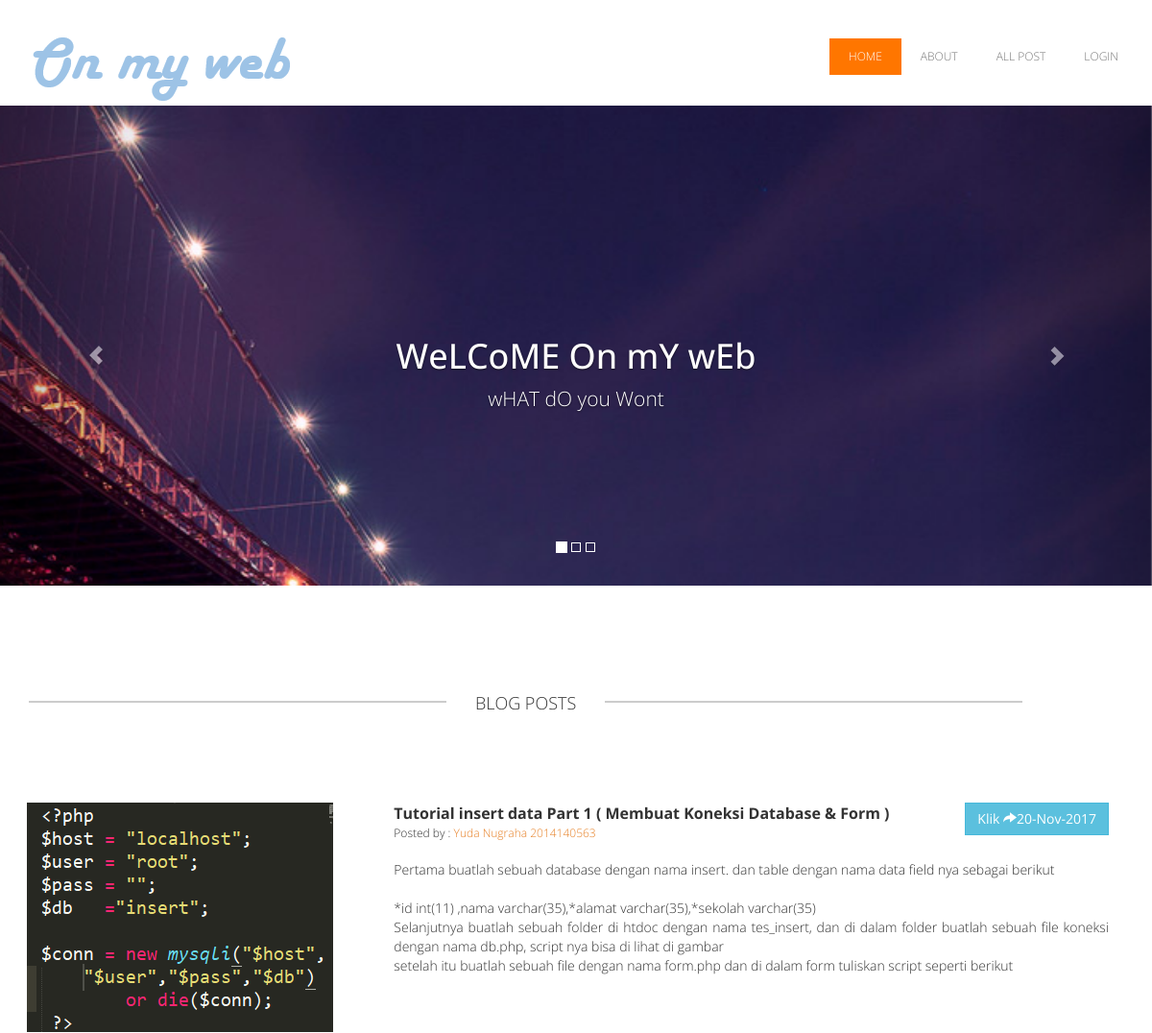
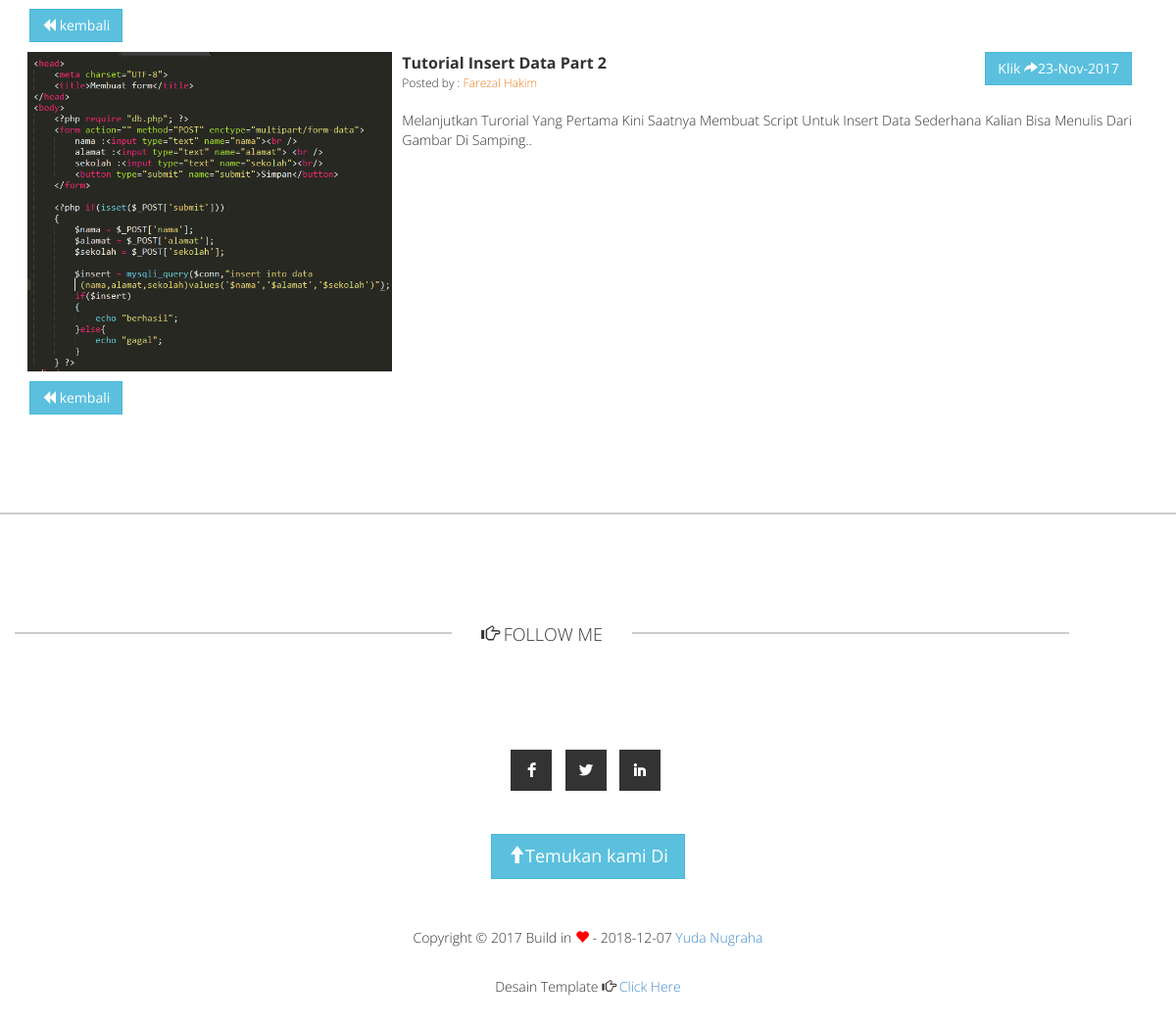
Screenshot of /blog/per_kategori/3 with the database file from the repository (2 pictures, top to bottom).
### tables this page shows
CREATE TABLE `t_artikel` (
  `id_artikel` int(11) NOT NULL,
  `judul` varchar(255) NOT NULL,
  `penulis` varchar(255) NOT NULL,
  `gambar` varchar(255) NOT NULL,
  `status` tinyint(1) NOT NULL,
  `tanggal` date NOT NULL,
  `isi` text NOT NULL,
  `kode_kategori` int(11) NOT NULL
);

### application/libraries/Template.php (called while the page is built, shortened)
<?php
class Template {
	function __construct()
	{
		$this->ci=&get_instance();
	}
	public function blog($template = null, $data = null)
	{
		$data['content']	= $this->ci->load->view($template,$data,TRUE);
		$this->ci->load->view('Home',$data);
	}
}

### application/controllers/blog.php (called while the page is built, shortened)
<?php
class Blog extends CI_Controller {
	public function per_kategori()
	{
		$id 	= $this->uri->segment(3);
		$data 	= $this->m_blog->get_where('kategori',array('kode_kategori'=>$id));
		if($data->num_rows()>0)
		{
			$data = array(
				'data'=> $this->m_blog->get_where('t_artikel',array('kode_kategori'=>$id)),
			);
			$this->template->blog('readmore',$data);
		}else{
			show_404();
		}
	}
}

### index.php (called while the page is built, shortened)
<?php
require_once BASEPATH.'core/CodeIgniter.php';

### application/models/m_blog.php (called while the page is built, shortened)
<?php
class M_blog extends CI_Model {
	public function get_where($table = null, $where = null)
	{
		$this->db->from($table);
		$this->db->where($where);
		return $this->db->get();
	}
}

### application/views/readmore.php (the view, shortened to what this page needs)
<div id="templatemo-blog">
            <div class="container">
                <div class="row">
                    <div class="templatemo-line-header" style="margin-top: 0px;" >
                        <div class="text-center">
                            <hr class="team_hr team_hr_left hr_gray"/><span class="span_blog txt_darkgrey">BLOG POSTS</span>
                            <hr class="team_hr team_hr_right hr_gray" />
                        </div>
                    </div>
                    <br class="clearfix"/>
                </div>
                <?php foreach($data->result() as $key):?>
                <div class="blog_box">
                    <div class=" col-md-12 blog_post">
                        <ul class="list-inline">
                            <li class="col-md-4">
                                <a href="#">
                                    <img class="img-responsive" src="<?php echo base_url();?>gambar/<?php echo $key->gambar;?>" alt="yuda" />
                                </a>
                            </li>
                            <li  class="col-md-8">
                                <div class="pull-left">
                                    <span class="blog_header"><?php echo $key->judul;?></span><br/>
                                    <span>Posted by : <a class="link_orange" href="<?php echo base_url();?>blog/read/<?php echo $key->id_artikel;?>"><span class="txt_orange"><?php echo $key->penulis;?></span></a></span>
                                </div>
                                <div class="pull-right">
                                    <a class="btn btn-info" href="<?php echo base_url();?>blog/read/<?php echo $key->id_artikel;?>" role="button">Klik <i class="glyphicon glyphicon-share-alt"></i><?php echo date('d-M-Y',strtotime($key->tanggal));?></a>
                                </div>
                                <div class="clearfix"> </div>
                                <p class="blog_text">
                                    <?php
                                    $data =
                                    nl2br($key->isi) ;
                                        echo $data;
                                    ?>
                                </p>
                            </li>
                        </ul>
                    </div>
                </div>
                <button type="button" class="btn btn-info" onclick="window.history.go(-1);"><i class="glyphicon glyphicon-backward"></i> kembali</button>
            <?php endforeach;?>
            </div>
        </div>

### assets/css/templatemo_style.css (style rules this page uses)
body, html { overflow-x:hidden; }
body { background-color: #ffffff; font-family: 'Open Sans', Arial, Helvetice Neue, sans-serif; font-size: 12px; font-weight: 300; font-style: normal; -webkit-font-smoothing: antialiased; -webkit-text-size-adjust: 100%; }
h1, h2, h3, h4, h5, h6, span, p { font-family: 'Open Sans', Arial, Helvetice Neue, sans-serif; }
* { -webkit-border-radius: 0 !important; -moz-border-radius: 0 !important; border-radius: 0 !important; }
.team_hr { border: 1px solid #fff; width: 39.5%; float: left; }
.team_hr_left { margin-right: 30px; margin-left: 15px; }
.team_hr_right { margin-left: 30px; }
.hr_gray { border: 1px solid #cccccc; }
.templatemo-line-header { margin-top:100px; margin-bottom:80px; }
.txt_darkgrey { color: #333333; }
.txt_orange { color: #e67e22; }
.templatemo-line-header span { font-size: 18px; float :left; margin-top: 10px; }
.span_blog { margin-bottom: 80px; }
.blog_post { color: #333333; padding: 10px; }
.blog_header { font-weight: bold; font-size: 16px; }
.blog_text { text-align: justify; font-size: 14px; margin-top: 20px; }
.blog_box { margin-left: -12px; }
@media (min-width:991px) and (max-width: 1200px) { .team_hr { width: 37%; } }

### rows the page displays
t_artikel: gambar (picture), judul "Tutorial insert data Part 1 ( Membuat Koneksi Database & Form )", penulis "Yuda Nugraha 2014140563", tanggal "20-Nov-2017", isi "Pertama buatlah sebuah database dengan nama insert. dan table dengan nama data field nya sebagai berikut *id int(11) ,nama varchar(35),*alamat varchar(35),*sekolah varchar(35) Selanjutnya buatlah sebuah folder di htdoc dengan nama tes_insert, dan di dalam folder buatlah sebuah file koneksi dengan nama db.php, script nya bisa di lihat di gambar setelah itu buatlah sebuah file dengan nama form.php dan di dalam form tuliskan script seperti berikut"
t_artikel: gambar (picture), judul "Tutorial Insert Data Part 2", penulis "Farezal Hakim", tanggal "23-Nov-2017", isi "Melanjutkan Turorial Yang Pertama Kini Saatnya Membuat Script Untuk Insert Data Sederhana Kalian Bisa Menulis Dari Gambar Di Samping.."
